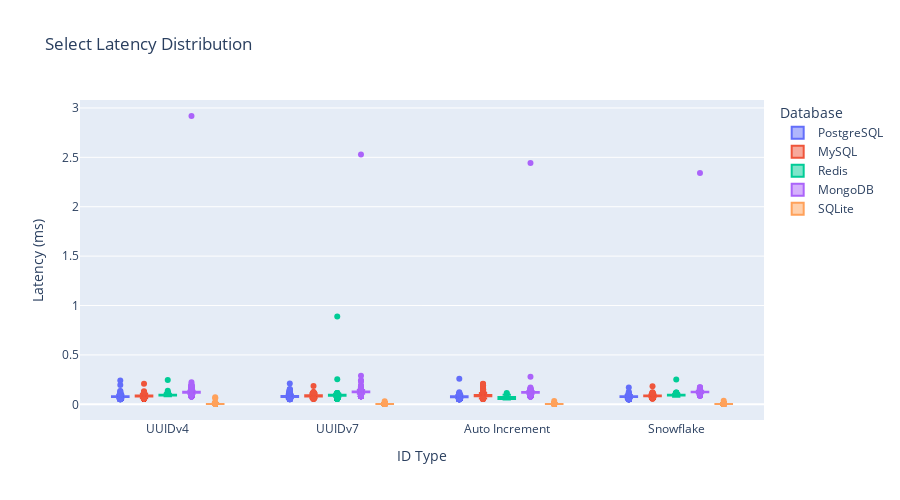

Source (notebook cell):
### Markdown cell above
**考察:**  
レコード数を増やしてもUUIDv7とSnowflakeのスループットは安定し、時間順IDによるページ分割の抑制効果が確認できる。RedisとMongoDBではAuto Incrementに相当する仕組みがソフトウェアで補われるため、10^6規模での伸びがやや頭打ちになる。

### Code cell
fig_select_distribution = px.box(
    select_distribution_df,
    x="id_type",
    y="latency_ms",
    color="database",
    points="outliers",
    title="Select Latency Distribution",
    labels={"id_type": "ID Type", "latency_ms": "Latency (ms)", "database": "Database"},
    height=500,
)
fig_select_distribution.show()

### Figure 1 — Plotly figure (JSON) as saved in the notebook; plotly's stock layout.template omitted (floating-point values rounded to 4 significant figures; data arrays with more than 128 entries replaced by an {"elided": "..."} marker saying what was removed)
{"data": [{"alignmentgroup": "True", "boxpoints": "outliers", "hovertemplate": "Database=PostgreSQL<br>ID Type=%{x}<br>Latency (ms)=%{y}<extra></extra>", "legendgroup": "PostgreSQL", "marker": {"color": "#636efa"}, "name": "PostgreSQL", "notched": false, "offsetgroup": "PostgreSQL", "orientation": "v", "showlegend": true, "type": "box", "x": {"elided": "4000 str values"}, "x0": " ", "xaxis": "x", "y": {"elided": "4000 float values"}, "y0": " ", "yaxis": "y"}, {"alignmentgroup": "True", "boxpoints": "outliers", "hovertemplate": "Database=MySQL<br>ID Type=%{x}<br>Latency (ms)=%{y}<extra></extra>", "legendgroup": "MySQL", "marker": {"color": "#EF553B"}, "name": "MySQL", "notched": false, "offsetgroup": "MySQL", "orientation": "v", "showlegend": true, "type": "box", "x": {"elided": "4000 str values"}, "x0": " ", "xaxis": "x", "y": {"elided": "4000 float values"}, "y0": " ", "yaxis": "y"}, {"alignmentgroup": "True", "boxpoints": "outliers", "hovertemplate": "Database=Redis<br>ID Type=%{x}<br>Latency (ms)=%{y}<extra></extra>", "legendgroup": "Redis", "marker": {"color": "#00cc96"}, "name": "Redis", "notched": false, "offsetgroup": "Redis", "orientation": "v", "showlegend": true, "type": "box", "x": {"elided": "4000 str values"}, "x0": " ", "xaxis": "x", "y": {"elided": "4000 float values"}, "y0": " ", "yaxis": "y"}, {"alignmentgroup": "True", "boxpoints": "outliers", "hovertemplate": "Database=MongoDB<br>ID Type=%{x}<br>Latency (ms)=%{y}<extra></extra>", "legendgroup": "MongoDB", "marker": {"color": "#ab63fa"}, "name": "MongoDB", "notched": false, "offsetgroup": "MongoDB", "orientation": "v", "showlegend": true, "type": "box", "x": {"elided": "4000 str values"}, "x0": " ", "xaxis": "x", "y": {"elided": "4000 float values"}, "y0": " ", "yaxis": "y"}, {"alignmentgroup": "True", "boxpoints": "outliers", "hovertemplate": "Database=SQLite<br>ID Type=%{x}<br>Latency (ms)=%{y}<extra></extra>", "legendgroup": "SQLite", "marker": {"color": "#FFA15A"}, "name": "SQLite", "notched": false, "offsetgroup": "SQLite", "orientation": "v", "showlegend": true, "type": "box", "x": {"elided": "4000 str values"}, "x0": " ", "xaxis": "x", "y": {"elided": "4000 float values"}, "y0": " ", "yaxis": "y"}], "layout": {"boxmode": "group", "height": 500, "legend": {"title": {"text": "Database"}, "tracegroupgap": 0}, "title": {"text": "Select Latency Distribution"}, "xaxis": {"anchor": "y", "domain": [0, 1], "title": {"text": "ID Type"}}, "yaxis": {"anchor": "x", "domain": [0, 1], "title": {"text": "Latency (ms)"}}}}
